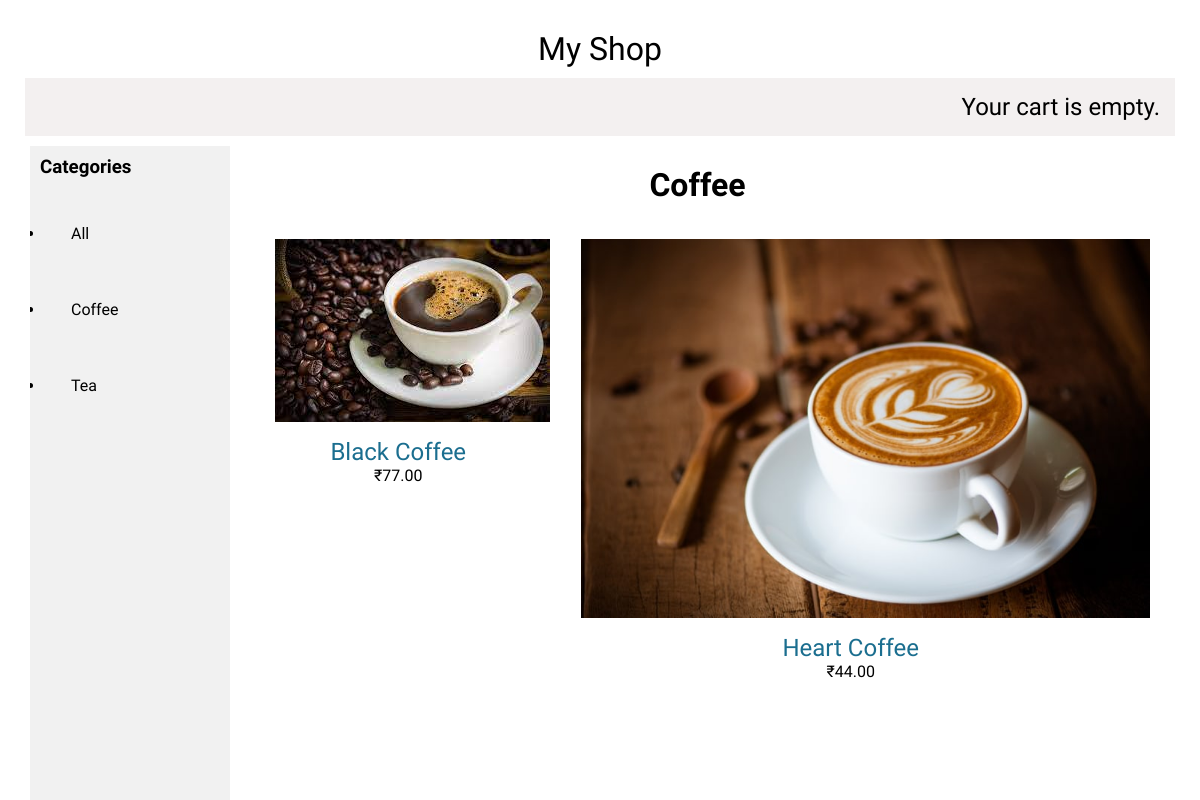
The page /coffee on the database its author committed.
### shop/models.py (models this page shows, shortened)
class Category(models.Model):
    name = models.CharField(max_length=200, db_index=True)
    slug = models.SlugField(max_length=200, unique=True)
    class Meta:
        ordering = ['name']
        verbose_name = 'category'
        verbose_name_plural = 'categories'
    def __str__(self):
        return self.name
    def get_absolute_url(self):
        return reverse('shop:product_list_by_category', args=[self.slug])

class Product(models.Model):
    category = models.ForeignKey(
        Category, related_name='product', on_delete=models.CASCADE)
    name = models.CharField(max_length=200, db_index=True)
    slug = models.SlugField(max_length=200, db_index=True)
    image = models.ImageField(upload_to='products/%Y/%m/%d', blank=True)
    description = models.TextField(blank=True)
    price = models.DecimalField(max_digits=10, decimal_places=2)
    stock = models.IntegerField(default=0)
    available = models.BooleanField(default=True)
    created = models.DateTimeField(auto_now_add=True)
    updated = models.DateTimeField(auto_now_add=True)
    class Meta:
        ordering = ['name']
        index_together = (('id', 'slug'),)
    def get_absolute_url(self):
        return reverse('shop:product_detail', args=[self.id, self.slug])

### shop/views.py (the view)
# urls.py: path('', views.product_list, name='product_list'),
def product_list(request, category_slug=None):
    category = None
    categories = Category.objects.all()
    products = Product.objects.filter(available=True)
    if category_slug:
        category = get_object_or_404(Category, slug=category_slug)
        products = products.filter(category=category)
    print(category)
    return render(request, 'shop/list.html', {
        'category': category, 'categories': categories, 'products': products
    })

### cart/cart.py (called while the page is built)
    def __len__(self):
        return sum(item['quantity'] for item in self.cart.values())

### cart/context_processors.py (called while the page is built)
def cart(request):
    return {'cart': Cart(request)}

### shop/templates/shop/list.html (shortened to what this page needs)
{% extends 'base.html' %}
{% load static %}
{% block css %}
    <link rel="stylesheet" href="{% static 'css/list.css' %}">
{% endblock css %}
{% block content %}
    <div id="sidebar">
        <h3>Categories</h3>
        <ul>
            <li {% if not category %}class="selected"{% endif %}>
                <a href="{% url 'shop:product_list' %}">All</a>
            </li>
            {% for c in categories %}
                <li class="selected">
                    <a href="{{ c.get_absolute_url }}">{{ c.name }}</a>
                </li>
            {% endfor %}
        </ul>
    </div>
    <div id='main' class='product_list'>
        <h1>{% if category %}{{ category.name }}{% else %}Products{% endif %} </h1>
        <div id='inner-main'>
            {% for product in products %}
                <div class="item">
                    <a href="{{ product.get_absolute_url }}">
                        <img src="{% if product.image %}{{ product.image.url }}{% else %} {% static "img/no_image.png"%} {% endif %}">
                    </a>
                    <a href="{{ product.get_absolute_url }}">{{ product.name }}</a>
                    <br>
                    <span>&#x20B9;{{ product.price }}</span>
                </div>
            {% endfor %}
        </div>
    </div>
{% endblock %}

### shop/static/base.css (style rules this page uses)
* { font-family: 'STIX Two Text', serif; padding: 5px; margin: 5px; box-sizing: border-box; }

### shop/static/css/list.css (style rules this page uses)
#sidebar { margin: 0; padding: 0; width: 200px; background-color: #f1f1f1; position: fixed; height: 100%; overflow: auto; }
#sidebar a { display: block; color: black; padding: 16px; text-decoration: none; }
#main { margin-left: 200px; text-align:center; }
#inner-main { display: flex; flex-direction: row; }
.item { text-align: center; flex-direction: row; }
.item a { text-decoration: none; font-size: 1.5rem; color: rgb(27, 110, 143); }
img { max-width: 100%; height: auto; }
.item span { color: black; }

### rows shown on the page
Category: name "Coffee"
Category: name "Tea"
Product: image (picture), name "Black Coffee", price "77.00"
Product: image (picture), name "Heart Coffee", price "44.00"
